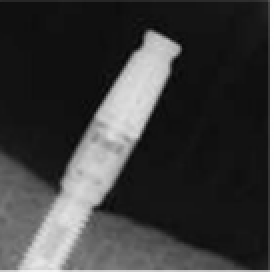
#> input picture home5.PNG, 137 x 136 px (shown 2 times larger)
$ python Lab4Gray_to_binary.py
#> lines starting #> are read from the running program, lines starting #| are printed output that depends on the picture; after the words box and inside, x2 and y2 are one past the last pixel; in counts of white or black regions, pixels touching at a corner belong together
#> in main, source_img is the input picture: shape (136, 137, 3); min 5, max 255, mean 61.4
import cv2 as cv
import numpy as np
import sys
from matplotlib import pyplot as plt
# Global Variable
threshold_value = 50
source_img = np.zeros((10,10,3), dtype=np.uint8)
adjusted_img = np.zeros((10,10,3), dtype=np.uint8)
hist_img = np.zeros((10,10,3), dtype=np.uint8)

def handler_adjustThreshold(x):
#> called with x = -1
    global threshold_value
    global source_img,adjusted_img,hist_img
    threshold_value = cv.getTrackbarPos('threshold','Binary')
    print(f"Threshold Value = {threshold_value}")
    # ! อธิบาย
    _, adjusted_img = cv.threshold(source_img, threshold_value, 255, cv.THRESH_BINARY) # -----------------------------
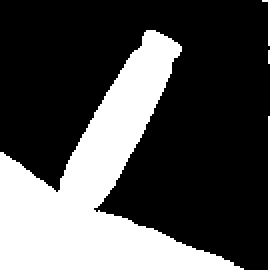
#> adjusted_img: shape (136, 137) (shown 2 times larger); 32.5% white; 1 white region, box (x1, y1, x2, y2) and area: (0, 0, 137, 136) 6056
    # ! อธิบายแค่คำสั่ง threshold #ค่า max 255 เป็น ขาว 0 เป็นขาว อัลกอริทึมเราใช้เป็น THRESH_BINARY
    # Update histogram
    histSize = 256
    histRange = (0, 256) # the upper boundary is exclusive
    accumulate = False
    gray_hist = cv.calcHist(source_img, [0], None, [histSize], histRange, accumulate=accumulate) # -----------------------------
#> gray_hist = 256 values, max 45 at index 38, min 0 at index 0, mean 0.535
    hist_w = 512
    hist_h = 400
    bin_w = int(round( hist_w/histSize ))
    hist_img = np.zeros((hist_h, hist_w, 3), dtype=np.uint8)
    cv.normalize(gray_hist, gray_hist, alpha=0, beta=hist_h, norm_type=cv.NORM_MINMAX)
    for i in range(1, histSize):
        cv.line(hist_img, ( bin_w*(i-1), hist_h - int(gray_hist[i-1]) ),
                ( bin_w*(i), hist_h - int(gray_hist[i]) ),
                ( 0, 144, 255), thickness=2)
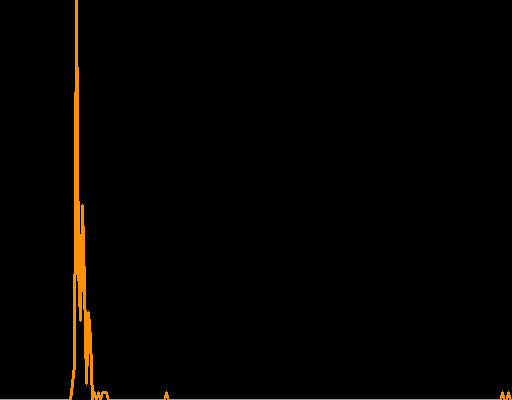
#> hist_img: shape (400, 512, 3); mean of channels 0, 1, 2 0, 2.5, 4.3; drawn as B, G, R
                                                    #histogram 1 channel จาก 3 channel
    cv.line(hist_img,(threshold_value*2,0),(threshold_value*2,hist_h-1),(255,255,255),3)
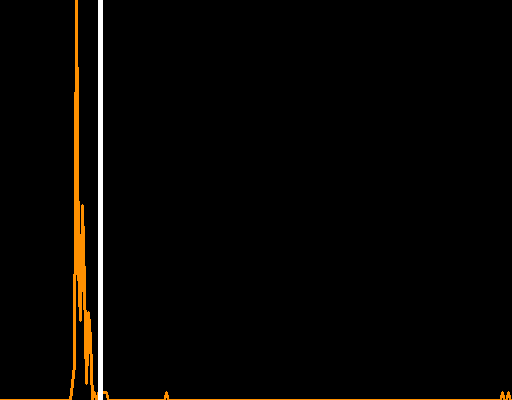
#> hist_img: shape (400, 512, 3); 0.98% of pixels changed, all inside (x1, y1, x2, y2) = (98, 0, 103, 400); drawn as B, G, R
def main():
    global threshold_value
    global source_img,adjusted_img,hist_img
    if(len(sys.argv)>=2):
        source_img = cv.imread(str(sys.argv[1]))
    else :
        source_img = cv.imread("home5.PNG", 1)

    source_img = cv.cvtColor(source_img,cv.COLOR_BGR2GRAY) # convert to GrayScale #เปิดใช้ GrayScale แปลง จาก BGR เป็น GRAY  #อธิบายการทำงาน
    #อธิบายภาพแล้วก็ส่งไม่ต้องยาวมาก
    #named windows
    cv.namedWindow("Original", cv.WINDOW_NORMAL)
    cv.namedWindow("Binary", cv.WINDOW_NORMAL)
    cv.namedWindow("Histogram", cv.WINDOW_NORMAL)

    #create trackbar
    cv.createTrackbar('threshold', 'Binary', threshold_value, 255, handler_adjustThreshold)

    adjusted_img  = source_img.copy()
    handler_adjustThreshold(-1);
    while(True):
        cv.imshow("Original",source_img)
        cv.imshow("Binary",adjusted_img)
        cv.imshow("Histogram",hist_img)
        key = cv.waitKey(100)
#> (key Esc is pressed here)
        if(key==27): #ESC = Exit Program
            break

    cv.destroyAllWindows()

if __name__ == "__main__":
    main()

$ run again, with HOME4.PNG copied over home5.PNG
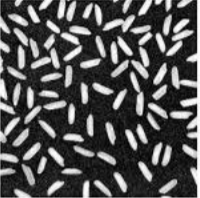
#> input picture HOME4.PNG, 200 x 198 px
#> in main, source_img is the input picture: shape (198, 200, 3); min 1, max 255, mean 83.1
#> source_img: shape (198, 200)
#> in handler_adjustThreshold, `_, adjusted_img = cv.threshold(source_img, threshold_value, 255, cv.TH..`:
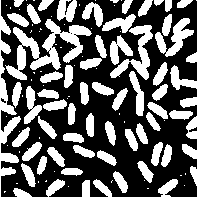
#> adjusted_img: shape (198, 200); 39% white; 104 white regions (50 under 20 px), largest, box (x1, y1, x2, y2) and area: (0, 0, 200, 198) 3601, (5, 19, 92, 80) 1795, (110, 25, 153, 80) 782
#> gray_hist = 256 values, max 12 at index 34, min 0 at index 0, mean 0.781
#> in handler_adjustThreshold, `cv.line(hist_img,(threshold_value*2,0),(threshold_value*2,hist_h-1),(2..`:
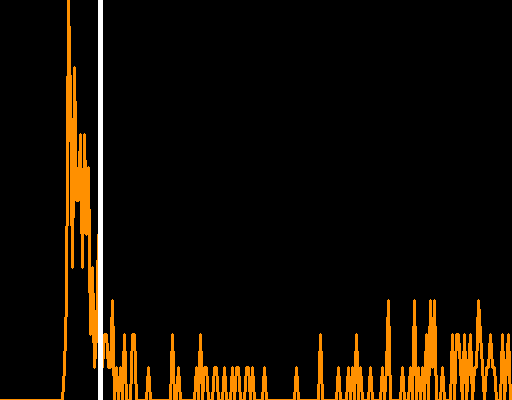
#> hist_img: shape (400, 512, 3); mean of channels 0, 1, 2 2.5, 13, 21.1; drawn as B, G, R
